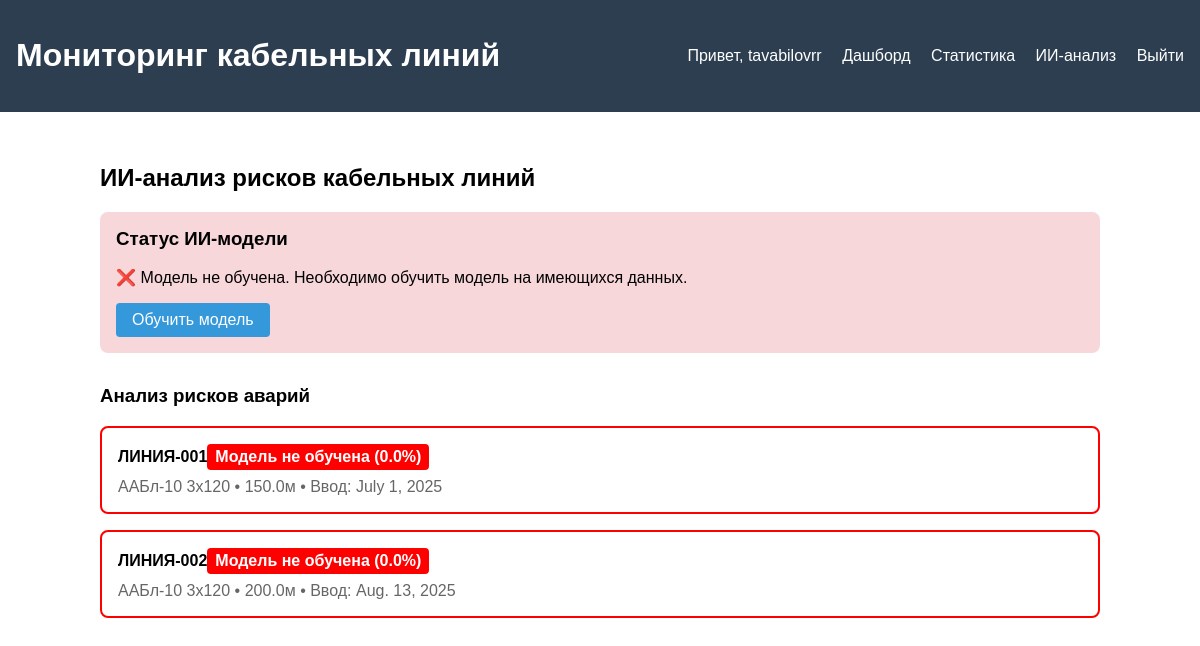
The page /ai-analysis/ (signed in) on the database its author committed.
### cable_manager/models.py (models this page shows, shortened)
class CableLine(models.Model):
    number = models.CharField(max_length=100, unique=True, verbose_name="Номер кабельной линии")
    enterprise = models.ForeignKey(Enterprise, on_delete=models.CASCADE, verbose_name="Предприятие")
    cable_brand = models.CharField(max_length=255, verbose_name="Марка кабеля")
    start_muff = models.CharField(max_length=255, verbose_name="Марка концевой муфты в начале")
    end_muff = models.CharField(max_length=255, verbose_name="Марка концевой муфты в конце")
    connect_muff_1 = models.CharField(max_length=255, blank=True, null=True, verbose_name="1-я соединительная муфта")
    connect_muff_2 = models.CharField(max_length=255, blank=True, null=True, verbose_name="2-я соединительная муфта")
    connect_muff_3 = models.CharField(max_length=255, blank=True, null=True, verbose_name="3-я соединительная муфта")
    length = models.FloatField(validators=[MinValueValidator(0.0)], verbose_name="Длина кабеля (м)")
    core_count = models.PositiveIntegerField(verbose_name="Количество жил")
    commissioning_date = models.DateField(verbose_name="Дата ввода в эксплуатацию")
    created_at = models.DateTimeField(auto_now_add=True, verbose_name="Дата создания записи")
    updated_at = models.DateTimeField(auto_now=True, verbose_name="Дата последнего обновления")
    class Meta:
        verbose_name = 'Кабельная линия'
        verbose_name_plural = 'Кабельные линии'

### cable_manager/views.py (the view)
# urls.py: path('ai-analysis/', views.ai_analysis, name='ai_analysis'),  # НОВЫЙ МАРШРУТ
@login_required
def ai_analysis(request):
    analyzer = CableAIAnalyzer()
    model_trained = analyzer.model is not None
    user_enterprise = request.user.userprofile.enterprise
    cable_lines = CableLine.objects.filter(enterprise=user_enterprise)
    risk_analysis = []
    for cable in cable_lines:
        risk_level, probability = analyzer.predict_risk(cable)
        risk_analysis.append({
            'cable': cable,
            'risk_level': risk_level,
            'probability': f"{probability:.1%}",
            'color': 'green' if risk_level == 'Низкий' else 'orange' if risk_level == 'Средний' else 'red'
        })
    feature_importance = analyzer.get_feature_importance()
    context = {
        'model_trained': model_trained,
        'risk_analysis': risk_analysis,
        'feature_importance': feature_importance,
    }
    return render(request, 'cable_manager/ai_analysis.html', context)

### cable_manager/ai_analyzer.py (called while the page is built, shortened)
    def predict_risk(self, cable_line):
        if self.model is None:
            return "Модель не обучена", 0

    def load_model(self):
        try:
            if os.path.exists(self.model_path) and os.path.exists(self.scaler_path):
                self.model = joblib.load(self.model_path)
                self.scaler = joblib.load(self.scaler_path)
                print("Модель загружена")
        except Exception as e:
            print(f"Ошибка загрузки модели: {e}")
            self.model = None

    def get_feature_importance(self):
        if self.model is None:
            return []

### cable_manager/templates/cable_manager/ai_analysis.html (shortened to what this page needs)
{% extends 'cable_manager/base.html' %}
{% block content %}
<div style="max-width: 1000px; margin: 0 auto;">
    <h2>ИИ-анализ рисков кабельных линий</h2>
    <div style="background: {% if model_trained %}#d4edda{% else %}#f8d7da{% endif %};
                padding: 1rem; border-radius: 8px; margin-bottom: 2rem;">
        <h3 style="margin-top: 0;">Статус ИИ-модели</h3>
        <p>
            {% if model_trained %}
                ✅ Модель обучена и готова к анализу
            {% else %}
                ❌ Модель не обучена. Необходимо обучить модель на имеющихся данных.
            {% endif %}
        </p>
        {% if not model_trained %}
        <a href="{% url 'train_ai_model' %}" style="background: #3498db; color: white; padding: 0.5rem 1rem;
                   text-decoration: none; border-radius: 4px; display: inline-block;">
            Обучить модель
        </a>
        {% endif %}
    </div>
    <div style="margin-bottom: 2rem;">
        <h3>Анализ рисков аварий</h3>
        {% if risk_analysis %}
            <div style="display: grid; gap: 1rem;">
                {% for analysis in risk_analysis %}
                <div style="border: 2px solid {{ analysis.color }}; padding: 1rem; border-radius: 8px;">
                    <div style="display: flex; justify-content: between; align-items: center;">
                        <h4 style="margin: 0;">{{ analysis.cable.number }}</h4>
                        <span style="background: {{ analysis.color }}; color: white; padding: 0.25rem 0.5rem;
                                    border-radius: 4px; font-weight: bold;">
                            {{ analysis.risk_level }} ({{ analysis.probability }})
                        </span>
                    </div>
                    <p style="margin: 0.5rem 0 0 0; color: #666;">
                        {{ analysis.cable.cable_brand }} • {{ analysis.cable.length }}м •
                        Ввод: {{ analysis.cable.commissioning_date }}
                    </p>
                </div>
                {% endfor %}
            </div>
        {% endif %}
    </div>
</div>
{% endblock %}

### cable_manager/templates/cable_manager/base.html (shortened to what this page needs)
<!DOCTYPE html>
<html lang="ru">
<head>
</head>
<body>
    <div class="header">
        <div class="nav">
            <h1>Мониторинг кабельных линий</h1>
            <div class="nav-links">
                {% if user.is_authenticated %}
                    <span>Привет, {{ user.username }}</span>
                    <a href="{% url 'dashboard' %}">Дашборд</a>
                    <a href="{% url 'statistics' %}">Статистика</a>
                    <a href="{% url 'ai_analysis' %}">ИИ-анализ</a>
                    <a href="{% url 'logout' %}">Выйти</a>
                {% else %}
                    <a href="{% url 'login' %}">Войти</a>
                {% endif %}
            </div>
        </div>
    </div>
    <div class="container">
        {% block content %}
        {% endblock %}
    </div>
</body>
</html>

### cable_manager/templates/cable_manager/base.html (style rules this page uses)
body { font-family: Arial, sans-serif; margin: 0; padding: 0; }
.header { background: #2c3e50; color: white; padding: 1rem; }
.nav { display: flex; justify-content: space-between; align-items: center; }
.nav-links a { color: white; margin-left: 1rem; text-decoration: none; }
.container { max-width: 1200px; margin: 0 auto; padding: 2rem; }

### rows shown on the page
CableLine: cable.number "ЛИНИЯ-001", risk_level "Модель не обучена", probability "0.0%", cable.cable_brand "ААБл-10 3х120", cable.length "150.0", cable.commissioning_date "July 1, 2025"
CableLine: cable.number "ЛИНИЯ-002", risk_level "Модель не обучена", probability "0.0%", cable.cable_brand "ААБл-10 3х120", cable.length "200.0", cable.commissioning_date "Aug. 13, 2025"

### other values the page prints
{{ user.username }} "tavabilovrr"
